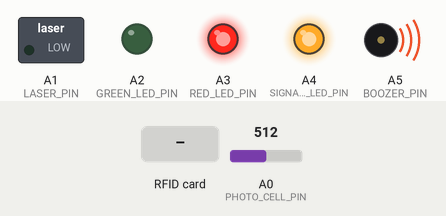
Recording of a sketch running on a simulated Arduino Uno, built with avr-gcc and run on an emulated ATmega328P. Shown: switched loads named in the sketch (green lamp = pin HIGH), output pins drawn as LEDs (lit = HIGH), buzzer (waves = sounding). The inputs (shaded band) are chosen by the test bench; at power-on: A0 (PHOTO_CELL_PIN) = 512. Pins used as bus, display or sensor lines are not drawn; what the sketch prints to the serial monitor is not drawn.

Above: at 1.2 s.
1.3 s: RFID card 5E 7A 19 C4 held to the reader
At 1.87 s:
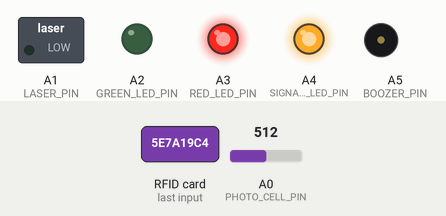
Timing chart, 0 to 4.3 s (numbered marks = the images above; inputs shaded):
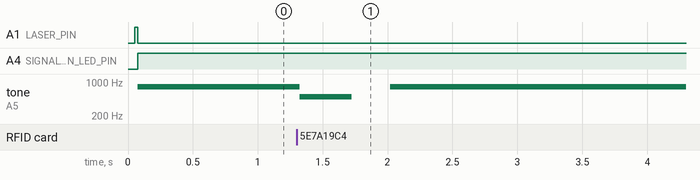

The sketch:

ARUno101_Signalisation.ino
```cpp
#include <SPI.h>
#include <RFID.h>

#define SS_PIN 10
#define RST_PIN 9

#define PHOTO_CELL_PIN A0
#define LASER_PIN A1
#define GREEN_LED_PIN A2
#define RED_LED_PIN A3
#define SIGNALISATION_LED_PIN A4
#define BOOZER_PIN A5

int PhotoCellValue;

bool signalisation_enabled = true;
bool signalisation_active = false;

RFID rfid(SS_PIN, RST_PIN);

String DB[] =  {
  "243-154-254-42-189",
  "84-127-73-118-20"
};

bool checkDB (String Code)
{
  for (int i(0); i < sizeof(DB); i++)
    if (Code == DB[i])
      return true;
  return false;
}

void boozer (int x)
{
  for (int i(0); i < x; i++)
  {
    tone(BOOZER_PIN, 500);
    delay(200);
    noTone(BOOZER_PIN);
  }
}

void setup()
{
  Serial.begin(9600);
  SPI.begin();
  rfid.init();

  pinMode(BOOZER_PIN, OUTPUT);
  pinMode(RED_LED_PIN, OUTPUT);
  pinMode(GREEN_LED_PIN, OUTPUT);
  pinMode(LASER_PIN, OUTPUT);
  pinMode(SIGNALISATION_LED_PIN, OUTPUT);

  digitalWrite(RED_LED_PIN, HIGH);
  digitalWrite(LASER_PIN, HIGH);
}

void loop()
{
  if (rfid.isCard() && rfid.readCardSerial())
  {
    String CardNum = String(rfid.serNum[0]) + "-" + String(rfid.serNum[1]) + "-" +
      String(rfid.serNum[2])+ "-" + String(rfid.serNum[3])+ "-" + String(rfid.serNum[4]);

      if (checkDB(CardNum))
      {
        signalisation_enabled = !signalisation_enabled;
        signalisation_active = false;
        boozer(1);
        delay(300);

        if (signalisation_enabled)
        {
          digitalWrite(RED_LED_PIN, HIGH);
          digitalWrite(GREEN_LED_PIN, LOW);
          digitalWrite(LASER_PIN, HIGH);
        }
        else
        {
          digitalWrite(RED_LED_PIN, LOW);
          digitalWrite(GREEN_LED_PIN, HIGH);
          digitalWrite(LASER_PIN, LOW);
        }
      }
      else
      {
        digitalWrite(SIGNALISATION_LED_PIN, HIGH);
        boozer(2);
        delay(300);
        digitalWrite(SIGNALISATION_LED_PIN, LOW);
      }
  }
  rfid.halt();

  PhotoCellValue = analogRead(PHOTO_CELL_PIN);

  Serial.println(PhotoCellValue);

  if (signalisation_enabled && (PhotoCellValue < 800))
    signalisation_active = true;

  if (signalisation_active)
  {
    digitalWrite(SIGNALISATION_LED_PIN, HIGH);
    tone(BOOZER_PIN, 800);
    digitalWrite(LASER_PIN, LOW);
  }
  else
  {
    digitalWrite(SIGNALISATION_LED_PIN, LOW);
    noTone(BOOZER_PIN);
  }
}
```

Measured:
- after the input at 1.3 s, tone on A5 (BOOZER_PIN): 800 Hz → 500 Hz at once, → silent 0.40 s later, → 800 Hz 0.30 s later
